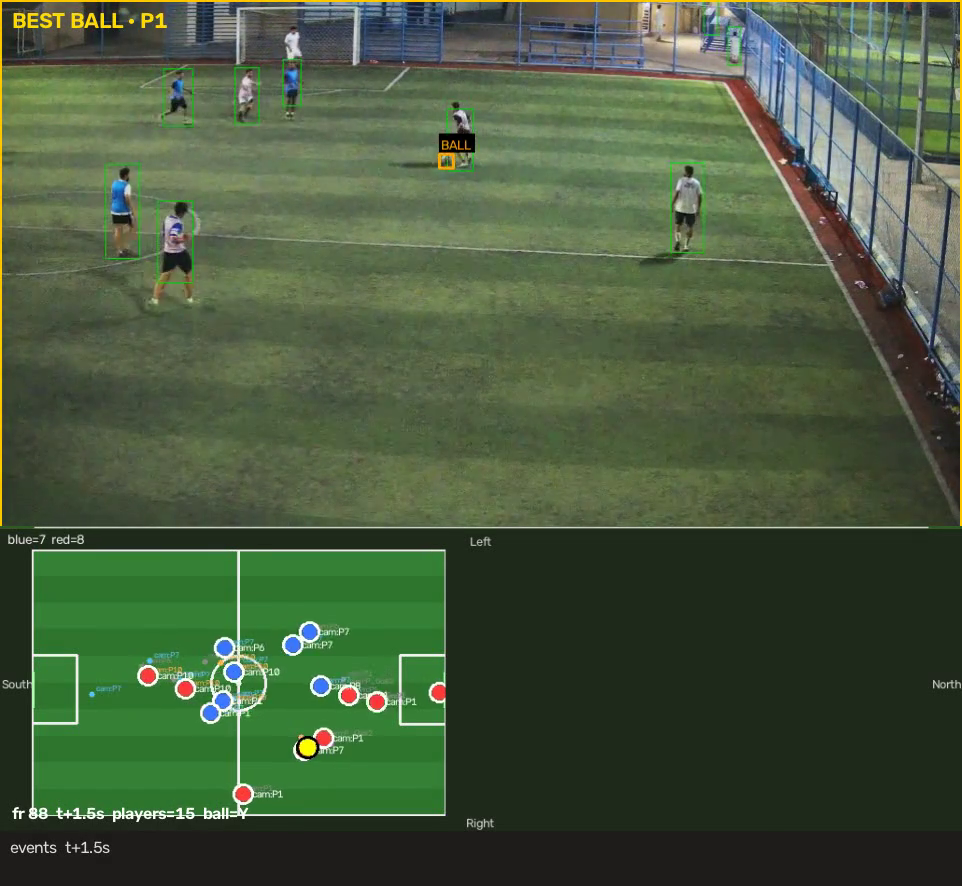
#> input picture frame 22 of reports/eval_match3/improve_eng_loop/ali15s_best_ball_ckpt_ab/coach_best_ball_ali15s_v16_kit_hold.mp4, 962 x 886 px, given in place of 37CAE053-841F-4851-956E-CBF17A51C506.mp4, which was not available
$ python fix_fisheye.py
#> lines starting #> are read from the running program, lines starting #| are printed output that depends on the picture; after the words box and inside, x2 and y2 are one past the last pixel; in counts of white or black regions, pixels touching at a corner belong together; pictures that were not available may be replaced by others from this repository, and a replacement may not be noted
#!/usr/bin/env python3
"""
Interactive fisheye fixer: tune k with '=' / '-' until touchlines look straight.
Run from project root. Press 'q' to quit; note final k for downstream use.
"""
import argparse
import sys
from pathlib import Path

import cv2
import numpy as np

PROJECT_ROOT = Path(__file__).resolve().parent.parent
DEFAULT_VIDEO = PROJECT_ROOT / "data/raw/37CAE053-841F-4851-956E-CBF17A51C506.mp4"


def crop_black_borders(frame, black_thresh=15, margin_pct=0.02, non_black_min=0.99):
    """Crop to the largest axis-aligned rectangle with (almost) no black pixels.
    Rows/cols need >= non_black_min proportion non-black. x1/x2 from band y1:y2."""
    h, w = frame.shape[:2]
    if h == 0 or w == 0:
        return frame
    gray = np.mean(frame, axis=2) if len(frame.shape) == 3 else frame.astype(np.float64)
    is_black = gray < black_thresh
    y1 = 0
    for y in range(h):
        if (1 - np.mean(is_black[y, :])) >= non_black_min:
            y1 = y
            break
    y2 = h
    for y in range(h - 1, -1, -1):
        if (1 - np.mean(is_black[y, :])) >= non_black_min:
            y2 = y + 1
            break
    band = is_black[y1:y2, :]
    x1 = 0
    for x in range(w):
        if (1 - np.mean(band[:, x])) >= non_black_min:
            x1 = x
            break
    x2 = w
    for x in range(w - 1, -1, -1):
        if (1 - np.mean(band[:, x])) >= non_black_min:
            x2 = x + 1
            break
    if x2 <= x1 or y2 <= y1:
        return frame
    if (x2 - x1) * (y2 - y1) < 0.1 * h * w:
        return frame
    inset = max(1, int(min(w, h) * margin_pct))
    x1 = min(x1 + inset, x2 - 1)
    y1 = min(y1 + inset, y2 - 1)
    x2 = max(x2 - inset, x1 + 1)
    y2 = max(y2 - inset, y1 + 1)
    return frame[y1:y2, x1:x2]


def defish_frame(frame, k, alpha=0.0):
    """
    Undistorts the image based on the distortion coefficient 'k'.
    Uses content-based crop so no black borders.
    """
    h, w = frame.shape[:2]
    K = np.array([[w, 0, w / 2], [0, w, h / 2], [0, 0, 1]])
    D = np.array([k, 0, 0, 0, 0])
    new_K, _ = cv2.getOptimalNewCameraMatrix(K, D, (w, h), alpha, (w, h))
    map1, map2 = cv2.initUndistortRectifyMap(K, D, None, new_K, (w, h), 5)
    remapped = cv2.remap(frame, map1, map2, cv2.INTER_LINEAR)
    return crop_black_borders(remapped)


def crop_to_square(frame):
    """Center-crop to square: bare minimum crop using shorter dimension as side."""
    h, w = frame.shape[:2]
    s = min(w, h)
    x = (w - s) // 2
    y = (h - s) // 2
    return frame[y : y + s, x : x + s]


def main():
    parser = argparse.ArgumentParser(
        description="Interactive fisheye fixer. '=' straighten more, '-' less, 'q' quit."
    )
    parser.add_argument(
        "video",
        nargs="?",
        default=str(DEFAULT_VIDEO),
        help="Video path",
    )
    parser.add_argument(
        "--k",
        type=float,
        default=-0.32,
        help="Initial k (default -0.32)",
    )
    parser.add_argument(
        "--alpha",
        type=float,
        default=0.0,
        help="0=no black (cropped), 1=full frame with black edges (default 0)",
    )
    args = parser.parse_args()

    cap = cv2.VideoCapture(args.video)
    if not cap.isOpened():
        print(f"Error: Could not open video {args.video}")
        sys.exit(1)

    current_k = args.k
    current_alpha = args.alpha
    print("--- FISHEYE FIXER TOOL ---")
    print("Press '=' to STRAIGHTEN MORE (more negative)")
    print("Press '-' to STRAIGHTEN LESS (closer to 0)")
    print("Press 'a' to INCREASE alpha (show more sides, may have black edges)")
    print("Press 'z' to DECREASE alpha (crop more, no black edges)")
    print("Press 'q' to QUIT")
    print("--------------------------")
    print(f"Current k: {current_k:.3f}, alpha: {current_alpha:.2f}")

    while cap.isOpened():
        ret, frame = cap.read()
#> frame is the input picture: shape (886, 962, 3); mean B, G, R 62, 89.7, 72
        if not ret:
            cap.set(cv2.CAP_PROP_POS_FRAMES, 0)
            continue
        frame = cv2.resize(frame, (0, 0), fx=0.5, fy=0.5)
#> frame: shape (443, 481, 3)
        fixed_frame = defish_frame(frame, current_k, alpha=current_alpha)
#> in defish_frame, `remapped = cv2.remap(frame, map1, map2, cv2.INTER_LINEAR)`:
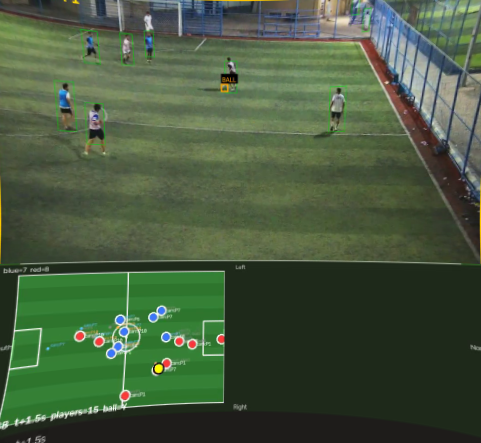
#> remapped: shape (443, 481, 3); mean B, G, R 63.2, 90.2, 71.7
#> in crop_black_borders, `gray = np.mean(frame, axis=2) if len(frame.shape) == 3 else frame.asty..`:
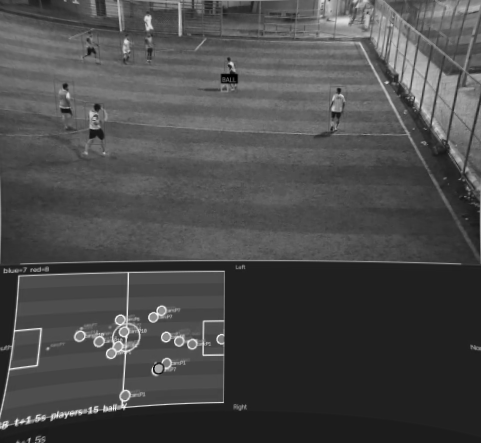
#> gray: shape (443, 481) float64; min 0, max 247.3, mean 75
#> in crop_black_borders, `is_black = gray < black_thresh`:
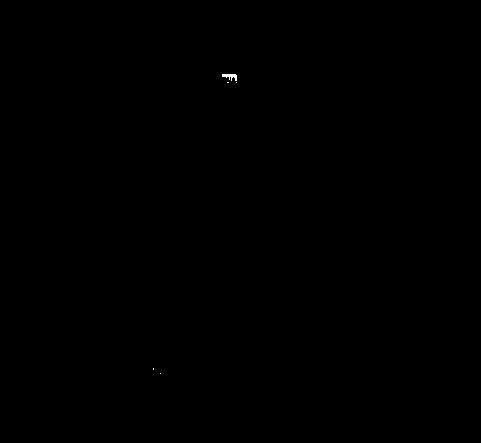
#> is_black: shape (443, 481) bool; 0.03% white; 5 white regions (4 under 20 px), largest, box (x1, y1, x2, y2) and area: (222, 74, 237, 81) 62
#> in crop_black_borders, `return frame[y1:y2, x1:x2]`:
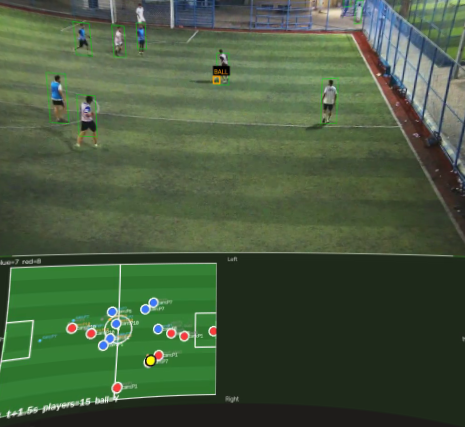
#> returned value: shape (427, 465, 3); mean of channels 0, 1, 2 63.5, 91.4, 72; drawn as B, G, R
        fixed_frame = crop_to_square(fixed_frame)
#> in crop_to_square, `return frame[y : y + s, x : x + s]`:
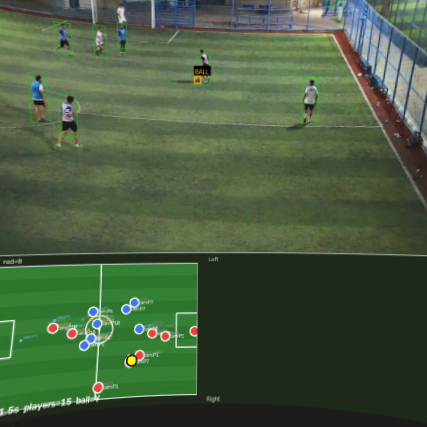
#> returned value: shape (427, 427, 3); mean of channels 0, 1, 2 63.7, 91.8, 72.3; drawn as B, G, R
        h, w = fixed_frame.shape[:2]
#> h = 427; w = 427
        cv2.line(fixed_frame, (0, h // 2), (w, h // 2), (0, 0, 255), 1)
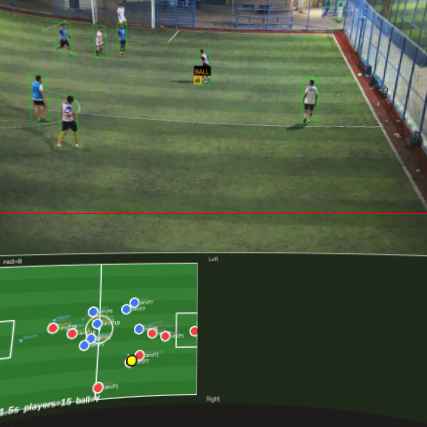
#> fixed_frame: shape (427, 427, 3); 0.23% of pixels changed, all inside (x1, y1, x2, y2) = (0, 213, 427, 214)
        title = f"Fisheye Fixer | k={current_k:.3f} alpha={current_alpha:.2f} | =/-: k, a/z: alpha, q: quit"
        cv2.imshow(title, fixed_frame)
        key = cv2.waitKey(10) & 0xFF
#> (key q is pressed here)
        if key == ord("q"):
            break
        elif key == ord("="):
            current_k -= 0.01
            print(f"k: {current_k:.3f}, alpha: {current_alpha:.2f}")
        elif key == ord("-"):
            current_k += 0.01
            print(f"k: {current_k:.3f}, alpha: {current_alpha:.2f}")
        elif key == ord("a"):
            current_alpha = min(1.0, current_alpha + 0.1)
            print(f"k: {current_k:.3f}, alpha: {current_alpha:.2f} (more sides visible)")
        elif key == ord("z"):
            current_alpha = max(0.0, current_alpha - 0.1)
            print(f"k: {current_k:.3f}, alpha: {current_alpha:.2f} (more cropped)")

    cap.release()
    cv2.destroyAllWindows()
    print(f"\nFINAL VALUES SAVED: k = {current_k:.3f}, alpha = {current_alpha:.2f}")


if __name__ == "__main__":
    main()

$ run again, starting later in the video
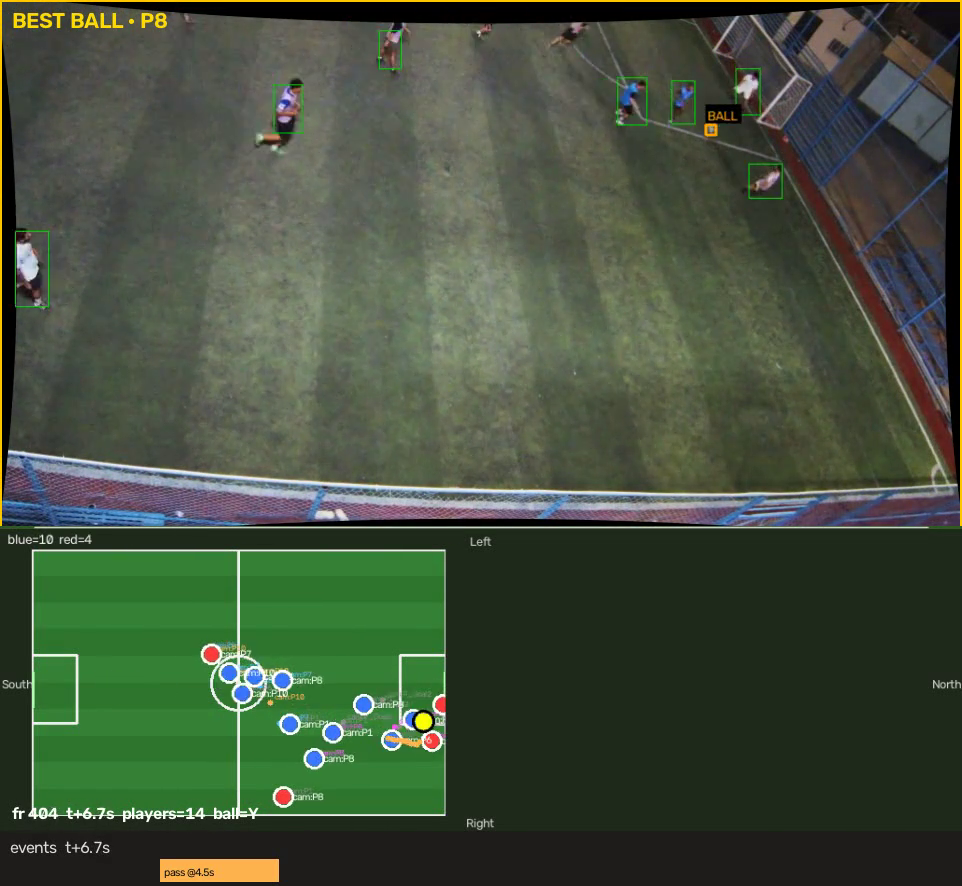
#> input picture frame 101 of reports/eval_match3/improve_eng_loop/ali15s_best_ball_ckpt_ab/coach_best_ball_ali15s_v16_kit_hold.mp4, 962 x 886 px, given in place of 37CAE053-841F-4851-956E-CBF17A51C506.mp4, which was not available
#> in main, frame is the input picture: shape (886, 962, 3); mean B, G, R 61.1, 80.4, 67.9
#> frame: shape (443, 481, 3)
#> in crop_black_borders, `is_black = gray < black_thresh`:
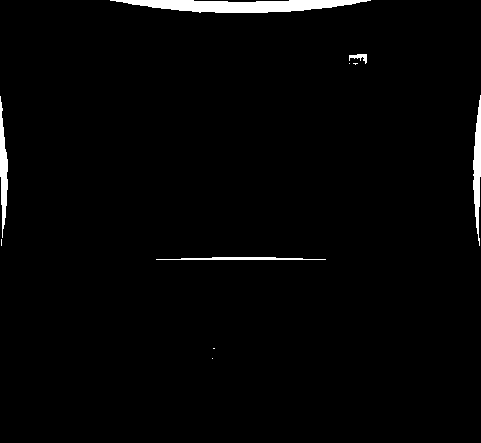
#> is_black: shape (443, 481) bool; 1.9% white; 10 white regions (5 under 20 px), largest, box (x1, y1, x2, y2) and area: (110, 0, 371, 13) 2227, (473, 95, 481, 246) 720, (0, 96, 8, 238) 644, (156, 257, 326, 260) 356, (349, 54, 367, 64) 87
#> band: shape (430, 481) bool; 0.88% white; 9 white regions (5 under 20 px), largest, box (x1, y1, x2, y2) and area: (473, 82, 481, 233) 720, (0, 83, 8, 225) 644, (156, 244, 326, 247) 356, (349, 41, 367, 51) 87
#> in main, `cv2.line(fixed_frame, (0, h // 2), (w, h // 2), (0, 0, 255), 1)`:
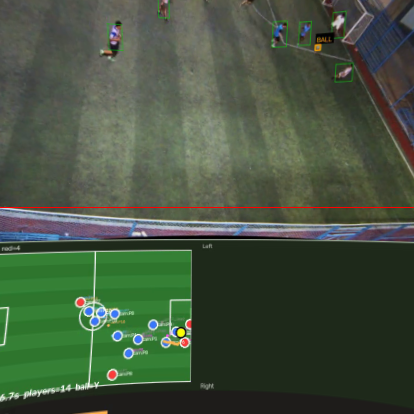
#> fixed_frame: shape (414, 414, 3); mean B, G, R 63.7, 84, 69.6
